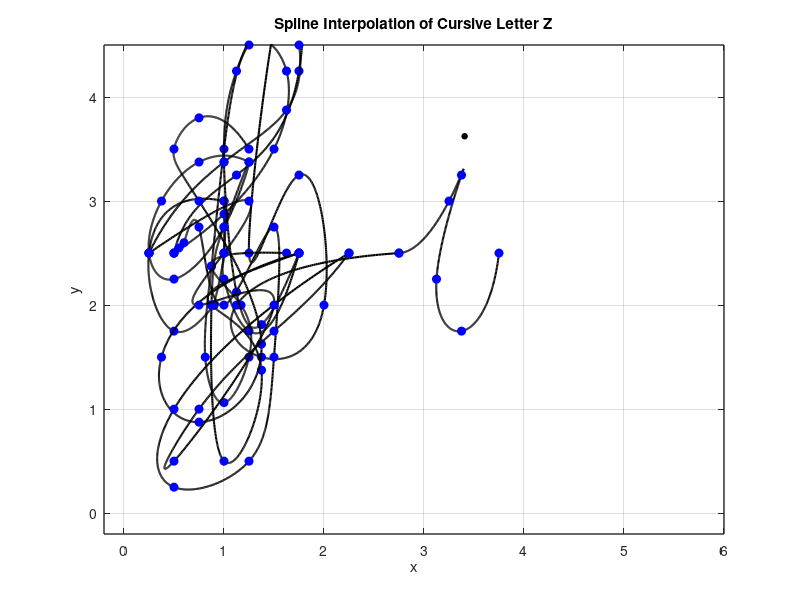

MATLAB code for this plot:
% Vowels used: a, i
% Consonants : b, f, l, q, s, y, z
%% letter a 

% Define data points for x and y coordinates
x = [1 0.25 0.5 0.9 0.9 1 1 1 1 1.25 1.75];
y = [3 2.5 1.75 2 2 2.5 3 2.5 2.25 1.75 2.5];

n = length(x);
t = 0:n-1; % Parametric coordinate t
tt = 0:0.01:n-1; % More dense coordinate tt for spline interpolation

% Compute spline interpolation
xx = spline(t, x, tt);
yy = spline(t, y, tt);

% Plot settings
figure(1)
plot(xx, yy, 'k', 'LineWidth', 1.5) % plot spline
hold on
plot(x, y, 'bo', 'MarkerFaceColor', 'b') % plot data points
axis([-0.2 6 -0.2 4.5])
grid on
title('Spline Interpolation of Cursive Letter A')
xlabel('x')
ylabel('y')
set(gca, 'FontSize', 10, 'LineWidth', 1)
grid on

%% Letter i
% Define data points for x and y coordinates
x = [2.75 3.25 3.375 3.125 3.375 3.75];
y = [2.5 3 3.25 2.25 1.75 2.5];
dot_x = 3.375;
dot_y = 3.625; 

n = length(x);
t = 0:n-1; % Parametric coordinate t
tt = 0:0.01:n-1; % More dense coordinate tt for spline interpolation

% Compute spline interpolation
xx = spline(t, x, tt);
yy = spline(t, y, tt);

% Plot settings
figure(1)
plot(xx, yy, 'k', 'LineWidth', 1.5) % plot spline
hold on
plot(x, y, 'bo', 'MarkerFaceColor', 'b') % plot data points
text(dot_x, dot_y, '•', 'Color', 'k', 'FontSize', 13);
axis([-0.2 6 -0.2 4.5])
grid on
title('Spline Interpolation of Cursive Letter I')
xlabel('x')
ylabel('y')
set(gca, 'FontSize', 10, 'LineWidth', 1)
grid on

%% letter b 

% Define data points for x and y coordinates
x = [0.5 1.125 1.75 1.625 1.25 1.75 2 1.375 1.125 2.75];
y = [2.5 3.25 4.25 5.25 2.5 3.25 2 1.5 2 2.5];

n = length(x);
t = 0:n-1; % Parametric coordinate t
tt = 0:0.01:n-1; % More dense coordinate tt for spline interpolation

% Compute spline interpolation
xx = spline(t, x, tt);
yy = spline(t, y, tt);

% Plot settings
figure(1)
plot(xx, yy, 'k', 'LineWidth', 1.5) % plot spline
hold on
plot(x, y, 'bo', 'MarkerFaceColor', 'b') % plot data points
axis([-0.2 6 -0.2 4.5])
grid on
title('Spline Interpolation of Cursive Letter B')
xlabel('x')
ylabel('y')
set(gca, 'FontSize', 10, 'LineWidth', 1)
grid on

%% LETTER F
% Define data points for x and y coordinates 
x = [0.5 1 1.5 1.625 1.25 1 0.875 0.8125 1 1.25 1.17 0.875 1.625];
y = [2.5 2.875 3.5 4.25 4.5 3.5 2.375 1.5 1.0625 1.5 2 2.375 2.5];

n = length(x);
t = 0:n-1; % Parametric coordinate t
tt = 0:0.01:n-1; % More dense coordinate tt for spline interpolation

% Compute spline interpolation
xx = spline(t, x, tt);
yy = spline(t, y, tt);

% Plot settings
figure(1)
plot(xx, yy, 'k', 'LineWidth', 1.5) % plot spline
hold on
plot(x, y, 'bo', 'MarkerFaceColor', 'b') % plot data points
axis([-0.2 6 -0.2 4.5])
grid on
title('Spline Interpolation of Cursive Letter F')
xlabel('x')
ylabel('y')
set(gca, 'FontSize', 10, 'LineWidth', 1)
grid on

%% l

% Define data point for x and y coordinates 
x = [0.25, 1.00, 1.625, 1.75, 1.50, 1.125, 1.00, 1.125, 1.375, 1.75];
y = [2.50, 3.375,3.875, 4.5, 4.875, 4.25, 3.375, 2.125, 1.8125, 2.5];

n = length(x);
t = 0:n-1; % Parametric coordinate t
tt = 0:0.01:n-1; % More dense coordinate tt for spline interpolation

% Compute spline interpolation
xx = spline(t, x, tt);
yy = spline(t, y, tt);

% Plot settings
figure(1)
plot(xx, yy, 'k', 'LineWidth', 1.5) % plot spline
hold on
plot(x, y, 'bo', 'MarkerFaceColor', 'b') % plot data points
axis([-0.2 6 -0.2 4.5])
grid on
title('Spline Interpolation of Cursive Letter L')
xlabel('x')
ylabel('y')
set(gca, 'FontSize', 10, 'LineWidth', 1)
grid on

%% q 

% Define data points for x and y coordinates 
x = [1.25, 0.75, 0.375, 0.25, 0.5, 1, 1.25, 1, 0.875, 1, 1.375,...
    0.875, 1.75];
y = [3.375, 3.375, 3, 2.5, 2.25, 2.75, 3.375, 2.75, 2, 0.5, 1.375,...
    2, 2.5];

n = length(x);
t = 0:n-1; % Parametric coordinate t
tt = 0:0.01:n-1; % More dense coordinate tt for spline interpolation

% Compute spline interpolation
xx = spline(t, x, tt);
yy = spline(t, y, tt);

% Plot settings
figure(1)
plot(xx, yy, 'k', 'LineWidth', 1.5) % plot spline
hold on
plot(x, y, 'bo', 'MarkerFaceColor', 'b') % plot data points
axis([-0.2 6 -0.2 4.5])
grid on
title('Spline Interpolation of Cursive Letter Q')
xlabel('x')
ylabel('y')
set(gca, 'FontSize', 10, 'LineWidth', 1)
grid on

%% Letter S
% Define data points for x and y coordinates 
x = [1.25 0.75 0.5 0.75 1.375 0.75 0.375 1.75];
y = [3.5 3.8 3.5 3 1.625 0.875 1.5 2.5];

n = length(x);
t = 0:n-1; % Parametric coordinate t
tt = 0:0.01:n-1; % More dense coordinate tt for spline interpolation

% Compute spline interpolation
xx = spline(t, x, tt);
yy = spline(t, y, tt);

% Plot settings
figure(1)
plot(xx, yy, 'k', 'LineWidth', 1.5) % plot spline
hold on
plot(x, y, 'bo', 'MarkerFaceColor', 'b') % plot data points
axis([-0.2 6 -0.2 4.5])
grid on
title('Spline Interpolation of Cursive Letter S')
xlabel('x')
ylabel('y')
set(gca, 'FontSize', 10, 'LineWidth', 1)
grid on

%% letter Y

x = [0.5 0.55 0.6 0.75 1 1.5 1.5 1.25 0.5 0.5 2.25];
y = [2.5 2.55 2.6 2.75 2 2.75 1.5 0.5 0.25 1 2.5];

n = length(x);
t = 0:n-1; % Parametric coordinate t
tt = 0:0.01:n-1; % More dense coordinate tt for spline interpolation

% Compute spline interpolation
xx = spline(t, x, tt);
yy = spline(t, y, tt);

% Plot settings
figure(1)
plot(xx, yy, 'k', 'LineWidth', 1.5) % plot spline
hold on
plot(x, y, 'bo', 'MarkerFaceColor', 'b') % plot data points
axis([-0.2 6 -0.2 4.5])
grid on
title('Spline Interpolation of Cursive Letter Y')
xlabel('x')
ylabel('y')
set(gca, 'FontSize', 10, 'LineWidth', 1)
grid on


%% z

% Define data points for x and y coordinates
x = [0.25 1.25 1 0.75 1.5 0.5 0.75 1.5 2.25];
y = [2.5 3 2.5 2 2 0.5 1 1.75 2.5];

n = length(x);
t = 0:n-1; % Parametric coordinate t
tt = 0:0.01:n-1; % More dense coordinate tt for spline interpolation

% Compute spline interpolation
xx = spline(t, x, tt);
yy = spline(t, y, tt);

% Plot settings
figure(1)
plot(xx, yy, 'k', 'LineWidth', 1.5) % plot spline
hold on
plot(x, y, 'bo', 'MarkerFaceColor', 'b') % plot data points
axis([-0.2 6 -0.2 4.5])
grid on
title('Spline Interpolation of Cursive Letter Z')
xlabel('x')
ylabel('y')
set(gca, 'FontSize', 10, 'LineWidth', 1)
grid on



